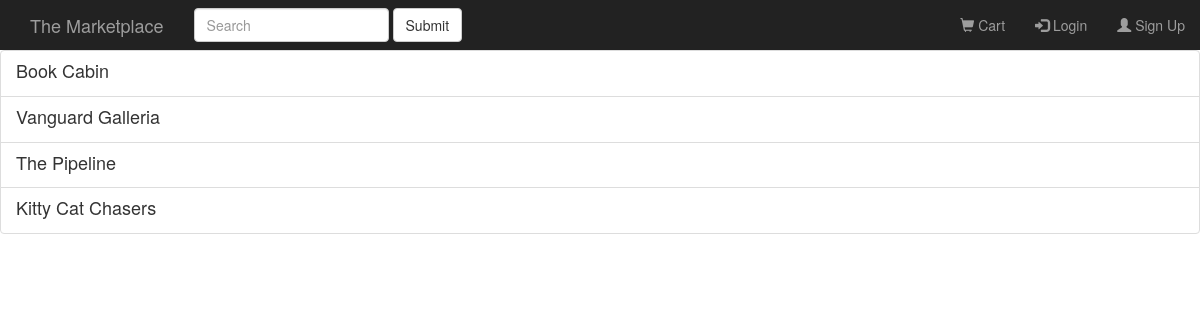
/securde/index.php, run on the app's committed database.
### tables this page shows
CREATE table shops(
	s_id INT AUTO_INCREMENT NOT NULL,
    shop_name VARCHAR(50) NOT NULL,
    description TEXT,

	PRIMARY KEY (s_id)
);

### securde/index.php (the view, shortened to what this page needs)
<?php
	include_once 'header.php';
?>
	<?php
		$select_shops = "SELECT * FROM shops;";
		$result = $conn->query($select_shops);
		if ($result->num_rows > 0) {
			echo "<div class='list-group'>";
			while($row = $result->fetch_assoc()) {
				echo "<a href='shop.php?shop=".$row["s_id"]."' class='list-group-item'>";
				echo "<h4 class='list-group-item-heading'>".$row["shop_name"]."</h4>";
				echo "</a>";
			}
			echo "</div>";
		} else {
			echo "0 results";
		}
	?>
<?php
	include 'footer.php';
?>

### data on the page
shops: shop_name "Book Cabin"
shops: shop_name "Vanguard Galleria"
shops: shop_name "The Pipeline"
shops: shop_name "Kitty Cat Chasers"
